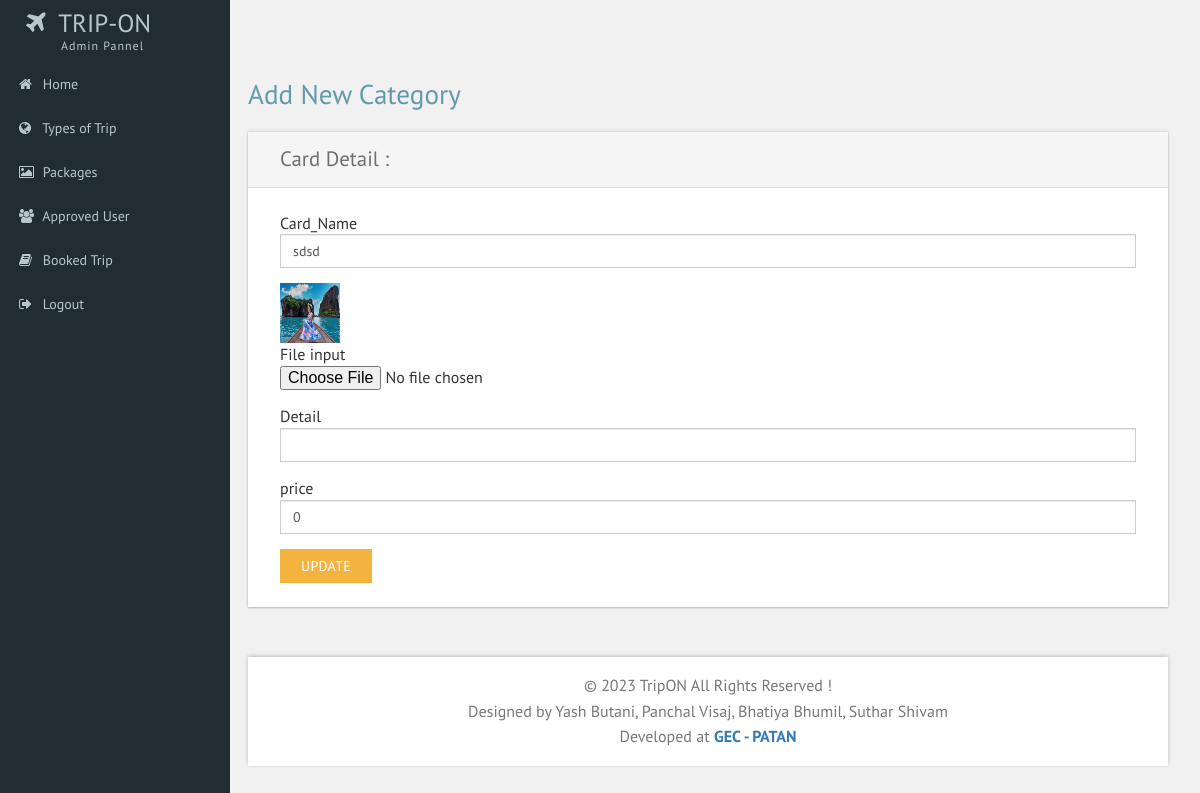
Screenshot of /web/CategoryEdit.php?id=4 with the database file from the repository.
### tables this page shows
CREATE TABLE `cat_info` (
  `Cat_id` int(5) NOT NULL,
  `Cat_name` varchar(100) NOT NULL,
  `Cat_img` text NOT NULL,
  `Detail` text NOT NULL,
  `price` int(10) NOT NULL
);

### web/CategoryEdit.php (the view, shortened to what this page needs)
<?php
include "Header.php";
$id=$_REQUEST['id'];
include "Connection.php";
$q="SELECT * from cat_info where Cat_id='$id'";
	$c=mysqli_query($con,$q);
		while($r=mysqli_fetch_array($c))
		{
			$name=$r['Cat_name'];
			$image=$r['Cat_img'];
			$Detail=$r['Detail'];
			$price=$r['price'];
		}
		?>
<div id="page-wrapper">
    <div class="main-page">
        <div class="forms">
            <h3 class="title1">Add New Category</h3>
            <div class="form-grids row widget-shadow" data-example-id="basic-forms">
                <div class="form-title">
                    <h4>Card Detail :</h4>
                </div>
                <div class="form-body">
                    <form action="#" method="POST" enctype="multipart/form-data">
                        <div class="form-group"> <label for="exampleInputEmail1">Card_Name</label>
                            <input type="text" name="Cat_name" class="form-control" id="exampleInputEmail1"
                                value="<?php echo $name?>">
                        </div>
                        <img src="../web/upload/<?php echo $image;?>" height=60 width=60 />
                        <div class="form-group"> <label for="exampleInputFile">File input</label>
                            <input type="file" name="Cat_img" id="exampleInputFile" value="<?php echo $image;?>">
                        </div>
                        <div class="form-group"> <label for="exampleInputEmail1">Detail</label>
                            <input type="text" name="Detail" class="form-control" id="exampleInputEmail1"
                                value="<?php echo $Detail?>">
                        </div>
                        <div class="form-group"> <label for="exampleInputEmail1">price</label>
                            <input type="number" name="price" class="form-control" id="exampleInputEmail1"
                                value="<?php echo $price?>">
                        </div>
                        <button type="submit" name="submit" class="btn btn-default"> Update </button>
                    </form>
                </div>
            </div>
        </div>
    </div>
    <?php
include"Footer.php";
?>

### web/css/custom.css (style rules this page uses)
#page-wrapper { padding:5em 2em 2.5em; background-color: #F1F1F1; }

### rows the page displays
cat_info: Cat_name "sdsd", Cat_img (picture), price "0"
